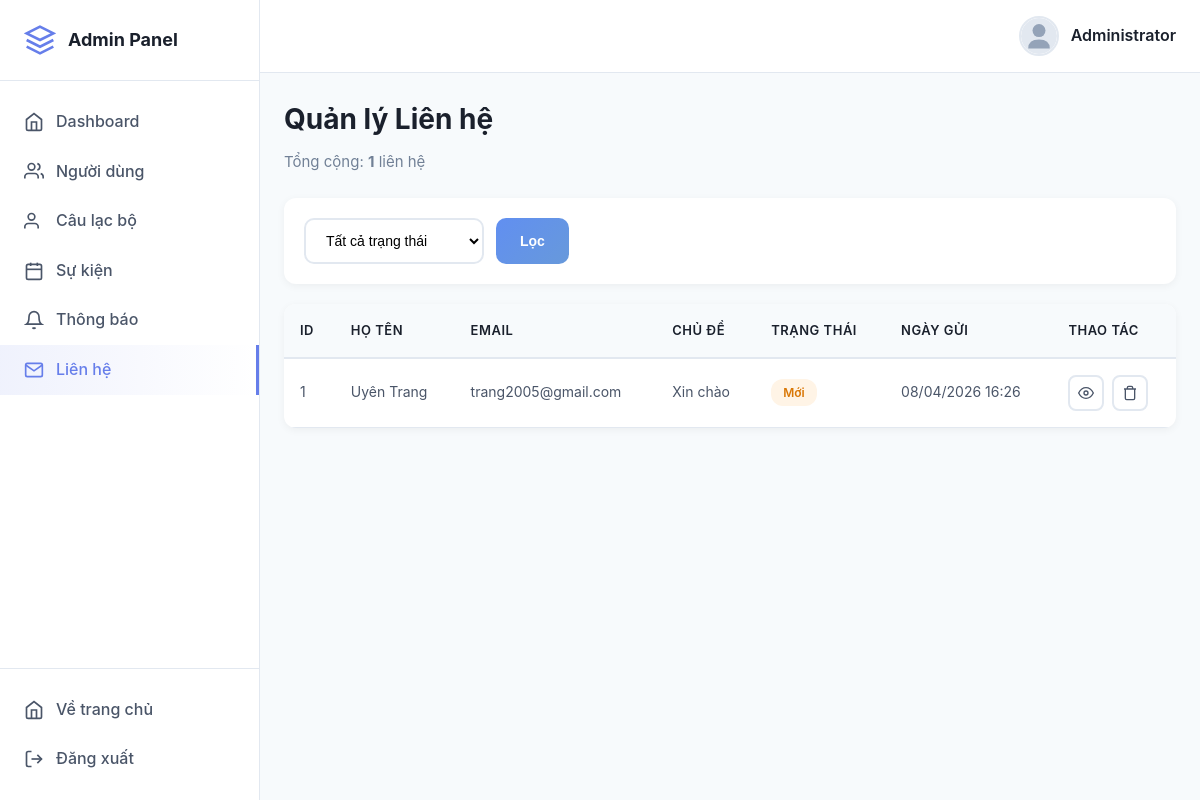
/admin/contacts.php (signed in), run on the app's committed database.
### tables this page shows
CREATE TABLE `inquiries` (
  `id` int(11) NOT NULL,
  `name` varchar(255) NOT NULL,
  `email` varchar(255) NOT NULL,
  `subject` varchar(500) NOT NULL,
  `message` text NOT NULL,
  `status` enum('new','read','replied') DEFAULT 'new',
  `created_at` timestamp NULL DEFAULT current_timestamp(),
  `updated_at` timestamp NULL DEFAULT current_timestamp() ON UPDATE current_timestamp()
);

### admin/contacts.php (the view, shortened to what this page needs)
<?php
require_once __DIR__ . '/../assets/database/connect.php';
$items_per_page = 20;
$current_page = isset($_GET['page']) && is_numeric($_GET['page']) && $_GET['page'] > 0 ? (int)$_GET['page'] : 1;
$offset = ($current_page - 1) * $items_per_page;
$where_clause = '';
$count_sql = "SELECT COUNT(*) as total FROM inquiries $where_clause";
$result = $conn->query($count_sql);
$total_contacts = $result->fetch_assoc()['total'];
$sql = "SELECT * FROM inquiries $where_clause ORDER BY created_at DESC LIMIT $items_per_page OFFSET $offset";
$contacts = $conn->query($sql)->fetch_all(MYSQLI_ASSOC);
?>
<!DOCTYPE html>
<html lang="vi">
<head>
    <link rel="stylesheet" href="../assets/css/admin/admin.css">
</head>
<body>
    <?php include 'includes/sidebar.php'; ?>
    <div class="admin-main">
        <?php include 'includes/header.php'; ?>
        <div class="admin-content">
            <div class="page-header">
                <div>
                    <h1>Quản lý Liên hệ</h1>
                    <p>Tổng cộng: <strong><?= number_format($total_contacts) ?></strong> liên hệ</p>
                </div>
            </div>
            <div class="filter-bar">
                <form method="GET" class="filter-form">
                    <select name="status" class="filter-select">
                        <option value="">Tất cả trạng thái</option>
                    </select>
                    <button type="submit" class="btn-primary">Lọc</button>
                </form>
            </div>
            <div class="table-container">
                <table class="data-table">
                    <thead>
                        <tr>
                            <th>ID</th>
                            <th>Họ tên</th>
                            <th>Email</th>
                            <th>Chủ đề</th>
                            <th>Trạng thái</th>
                            <th>Ngày gửi</th>
                            <th>Thao tác</th>
                        </tr>
                    </thead>
                    <tbody>
                        <?php if (!empty($contacts)): ?>
                            <?php foreach ($contacts as $contact): ?>
                            <tr>
                                <td><?= $contact['id'] ?></td>
                                <td><?= htmlspecialchars($contact['name']) ?></td>
                                <td><?= htmlspecialchars($contact['email']) ?></td>
                                <td><?= htmlspecialchars($contact['subject']) ?></td>
                                <td>
                                    <span class="badge <?= $contact['status'] === 'new' ? 'badge-warning' : ($contact['status'] === 'replied' ? 'badge-success' : 'badge-info') ?>">
                                        <?= $contact['status'] === 'new' ? 'Mới' : ($contact['status'] === 'replied' ? 'Đã trả lời' : 'Đã đọc') ?>
                                    </span>
                                </td>
                                <td><?= date('d/m/Y H:i', strtotime($contact['created_at'])) ?></td>
                                <td>
                                    <div class="action-buttons">
                                        <button class="btn-icon btn-view" type="button"
                                            data-open-modal
                                            data-id="<?= $contact['id'] ?>"
                                            data-name="<?= htmlspecialchars($contact['name'], ENT_QUOTES) ?>"
                                            data-email="<?= htmlspecialchars($contact['email'], ENT_QUOTES) ?>"
                                            data-subject="<?= htmlspecialchars($contact['subject'], ENT_QUOTES) ?>"
                                            data-message="<?= htmlspecialchars($contact['message'] ?? '', ENT_QUOTES) ?>"
                                            data-status="<?= $contact['status'] ?>"
                                            title="Xem chi tiết"
                                        >
                                            <svg width="16" height="16" viewBox="0 0 24 24" fill="none" stroke="currentColor" stroke-width="2">
                                                <path d="M1 12s4-8 11-8 11 8 11 8-4 8-11 8-11-8-11-8z"></path>
                                                <circle cx="12" cy="12" r="3"></circle>
                                            </svg>
                                        </button>
                                        <form method="POST" style="display:inline" onsubmit="return confirm('Xóa liên hệ này?');">
                                            <button class="btn-icon btn-delete" type="submit" title="Xóa">
                                                <svg width="16" height="16" viewBox="0 0 24 24" fill="none" stroke="currentColor" stroke-width="2">
                                                    <polyline points="3 6 5 6 21 6"></polyline>
                                                    <path d="M19 6v14a2 2 0 0 1-2 2H7a2 2 0 0 1-2-2V6m3 0V4a2 2 0 0 1 2-2h4a2 2 0 0 1 2 2v2"></path>
                                                </svg>
                                            </button>
                                        </form>
                                    </div>
                                </td>
                            </tr>
                            <?php endforeach; ?>
                        <?php else: ?>
                            <tr>
                                <td colspan="7" class="text-center">Không có dữ liệu</td>
                            </tr>
                        <?php endif; ?>
                    </tbody>
                </table>
            </div>
        </div>
    </div>
</body>
</html>

### assets/css/admin/admin.css (style rules this page uses)
* { margin: 0; padding: 0; box-sizing: border-box; }
body { font-family: 'Inter', -apple-system, BlinkMacSystemFont, 'Segoe UI', Roboto, sans-serif; background: #f7fafc; color: #1a202c; line-height: 1.6; }
.admin-main { margin-left: 260px; min-height: 100vh; transition: margin-left 0.3s; }
.admin-content { padding: 24px; }
.page-header { margin-bottom: 24px; }
.page-header h1 { font-size: 28px; font-weight: 700; color: #1a202c; margin-bottom: 8px; }
.page-header p { color: #718096; font-size: 15px; }
.filter-bar { background: white; border-radius: 12px; padding: 20px; margin-bottom: 20px; box-shadow: 0 2px 8px rgba(0, 0, 0, 0.05); }
.filter-form { display: flex; gap: 12px; flex-wrap: wrap; }
.filter-select { padding: 12px 16px; border: 2px solid #e2e8f0; border-radius: 10px; font-size: 14px; outline: none; cursor: pointer; background: white; min-width: 180px; }
.btn-primary, .btn-secondary { padding: 12px 24px; border-radius: 10px; font-weight: 600; font-size: 14px; cursor: pointer; border: none; transition: all 0.3s; text-decoration: none; display: inline-block; }
.btn-primary { background: linear-gradient(135deg, #618ff1 0%, #6799db 100%); color: white; }
.table-container { background: white; border-radius: 12px; overflow: hidden; box-shadow: 0 2px 8px rgba(0, 0, 0, 0.05); margin-bottom: 20px; }
.data-table { width: 100%; border-collapse: collapse; }
.data-table thead { background: #f7fafc; }
.data-table th { padding: 16px; text-align: left; font-weight: 600; color: #1a202c; font-size: 13px; text-transform: uppercase; letter-spacing: 0.5px; border-bottom: 2px solid #e2e8f0; }
.data-table tbody tr { border-bottom: 1px solid #e2e8f0; transition: background-color 0.3s; }
.data-table td { padding: 16px; color: #4a5568; font-size: 14px; }
.badge { display: inline-block; padding: 4px 12px; border-radius: 12px; font-size: 12px; font-weight: 600; }
.badge-warning { background: #fff4e6; color: #d97706; }
.action-buttons { display: flex; gap: 8px; }
.btn-icon { width: 36px; height: 36px; border-radius: 8px; border: 2px solid #e2e8f0; background: white; cursor: pointer; display: flex; align-items: center; justify-content: center; transition: all 0.3s; color: #4a5568; }

### data on the page
inquiries: id "1", name "Uyên Trang", email "trang2005@gmail.com", subject "Xin chào", status "Mới", created_at "08/04/2026 16:26"

### other printed values
$_SESSION['admin_name'] "Administrator"
$total_contacts "1"
